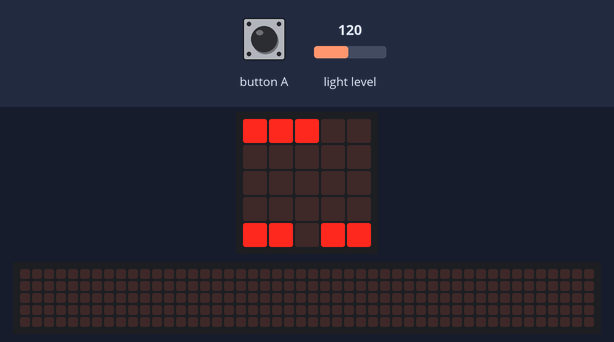
This program was run on a simulated BBC micro:bit (MakeCode). Parts: the board's 5×5 LED display, a strip that is not on the board, showing the scrolling text unrolled. Inputs (shaded band) come from the test bench; at power-on: light level 120. The 48×5 strip is a reading aid, not a part: it shows the text the display is scrolling, unrolled, one strip-width of it at a time.

Above: at 1.2 s.
1.3 s: light level set to 23
At 4.6 s:
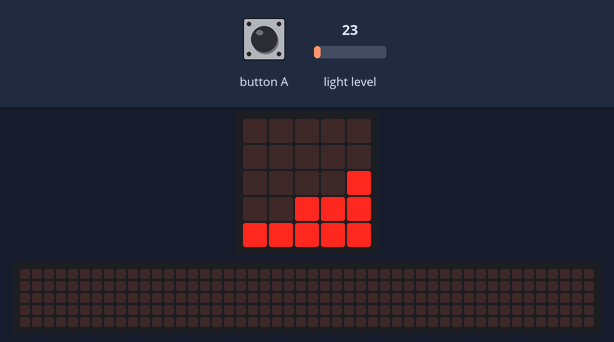
5.6 s: light level set to 19
At 12.42 s:
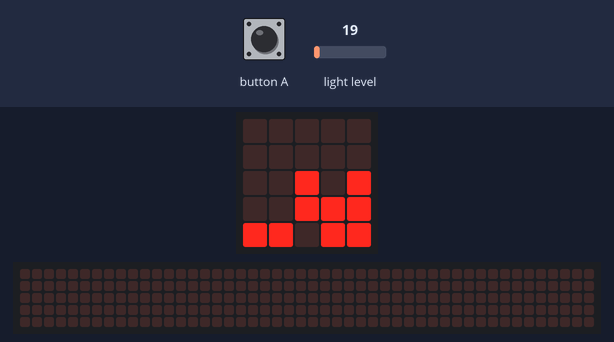
13.7 s: button A pressed for 0.15 s
At 16.41 s:
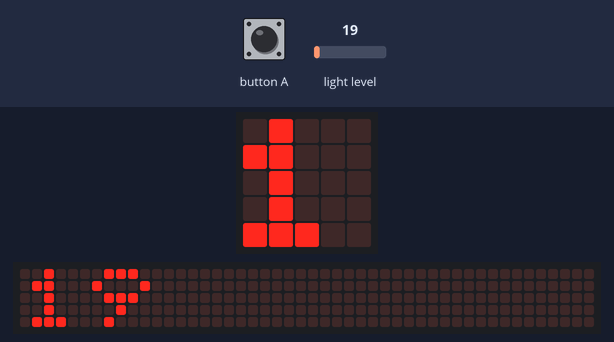
16.9 s: light level set to 64
18.8 s: button A pressed for 0.15 s
21.6 s: light level set to 5
At 23.12 s:
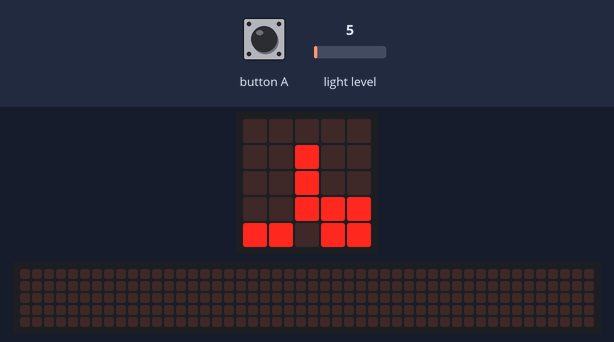

The program:

main.ts
```typescript
input.onButtonPressed(Button.A, function () {
    basic.showNumber(input.lightLevel())
})
basic.forever(function () {
    basic.clearScreen()
    basic.showLeds(`
        # . . . .
        . . . . .
        . . . . .
        . . . . .
        # # . # #
        `)
    basic.showLeds(`
        # # . . .
        . . . . .
        . . . . .
        . . . . .
        # # . # #
        `)
    basic.showLeds(`
        # # # . .
        . . . . .
        . . . . .
        . . . . .
        # # . # #
        `)
    basic.showLeds(`
        # # # # .
        . . . . .
        . . . . .
        . . . . .
        # # . # #
        `)
    basic.showLeds(`
        # # # # #
        . . . . .
        . . . . .
        . . . . .
        # # . # #
        `)
    basic.showLeds(`
        . # # # #
        . . . . #
        . . . . .
        . . . . .
        # # . # #
        `)
    basic.showLeds(`
        . . # # #
        . . . . #
        . . . . #
        . . . . .
        # # . # #
        `)
    basic.showLeds(`
        . . . # #
        . . . . #
        . . . . #
        . . . . #
        # # . # #
        `)
    basic.showLeds(`
        . . . . #
        . . . . #
        . . . . #
        . . . # #
        # # . # #
        `)
    if (input.lightLevel() > 20) {
        basic.showLeds(`
            . . . . .
            . . . . #
            . . . . #
            . . # # #
            # # . # #
            `)
        basic.showLeds(`
            . . . . .
            . . . . .
            . . . . #
            . . # # #
            # # # # #
            `)
        basic.showLeds(`
            . . . . .
            . . . . .
            . . . . #
            . . # # #
            # # # # #
            `)
        basic.showLeds(`
            . . . . .
            . . . . .
            . . . . .
            . . # # #
            # # # # #
            `)
        basic.showLeds(`
            . . . . .
            . . . . .
            . . . . .
            . . # # .
            # # # # #
            `)
        basic.showLeds(`
            . . . . .
            . . . . .
            . . . . .
            . . # . .
            # # # # #
            `)
        basic.showLeds(`
            . . . . .
            . . . . .
            . . . . .
            . . . . .
            # # # # #
            `)
        basic.showLeds(`
            . . . . .
            . . . . .
            . . . . .
            . . . . .
            # # . # #
            `)
    } else {
        basic.showLeds(`
            . . . . #
            . . . . #
            . . . . #
            . . . # #
            # # . # #
            `)
        basic.showLeds(`
            . . . . .
            . . . . #
            . . . . #
            . . # # #
            # # . # #
            `)
        basic.showLeds(`
            . . . . .
            . . . . .
            . . # . #
            . . # # #
            # # . # #
            `)
        basic.showLeds(`
            . . . . .
            . . # . .
            . . # . .
            . . # # #
            # # . # #
            `)
        basic.showLeds(`
            . . # . .
            . . # . .
            . . # . .
            . . # # .
            # # . # #
            `)
        basic.showLeds(`
            . . # . .
            . . # . .
            . . # . .
            . . # . .
            # # . # #
            `)
        basic.showLeds(`
            . . # . .
            . . # . .
            . . # . .
            . . . . .
            # # . # #
            `)
        basic.showLeds(`
            . . # . .
            . . # . .
            . . . . .
            . . . . .
            # # . # #
            `)
        basic.showLeds(`
            . . # . .
            . . . . .
            . . . . .
            . . . . .
            # # . # #
            `)
        basic.showLeds(`
            . . . . .
            . . . . .
            . . . . .
            . . . . .
            # # . # #
            `)
    }
    basic.pause(1000)
})
```

test.ts
```typescript
// οι δοκιμές πηγαίνουν εδώ, δεν θα γίνει εκτέλεση όταν αυτό το πακέτο χρησιμοποιηθεί ως επέκταση.
```

Measured:
- the behaviour switches between 21 and 20 on light level (found by bisection; images 1 and 2)
- after the input at 13.7 s, the display: first differs from a run without the input after 1.7 s (image 3 shows a later state)
- what the display in image 0 shows lasts 0.4 s, from 0.8 s to 1.2 s
- what the display in image 1 shows lasts 0.8 s, from 4.0 s to 4.8 s
